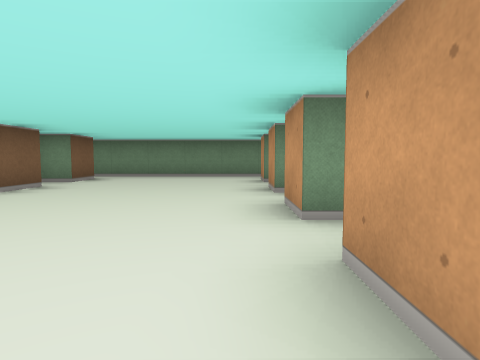
[1] (above)

14 first-person views from a walk through a cub3D level. The camera is about half as high as the walls, tilts 4° down and sees 75° across. The floor is counted in squares. Each view is taken from the middle of a square. On the plan, view 1 faces up. The plan holds only what a view shows up to about 9 squares ahead; the rest is blank. The place goes on beyond the plan.

[2]
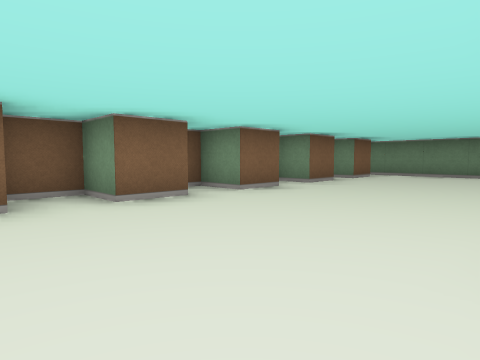

[3]
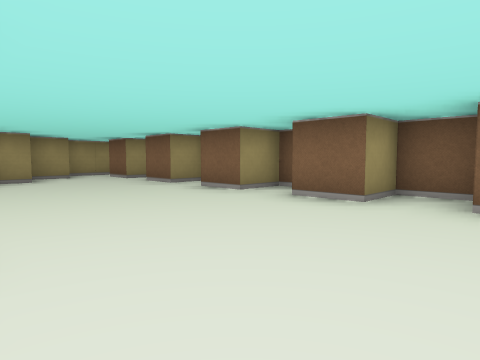

[4]
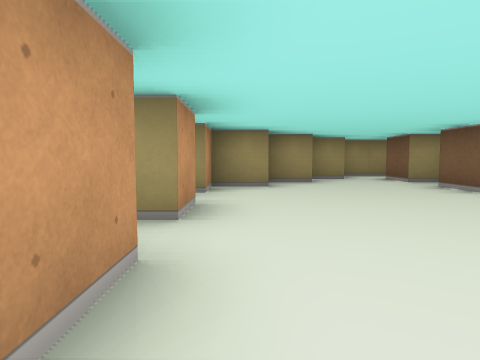

[5]
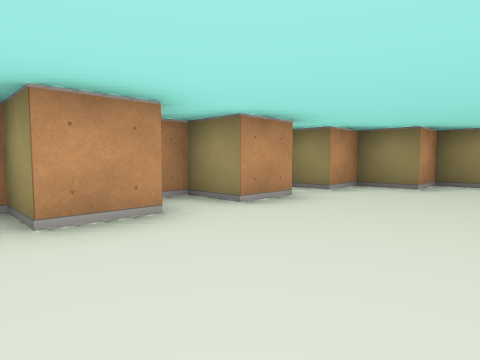

[6]
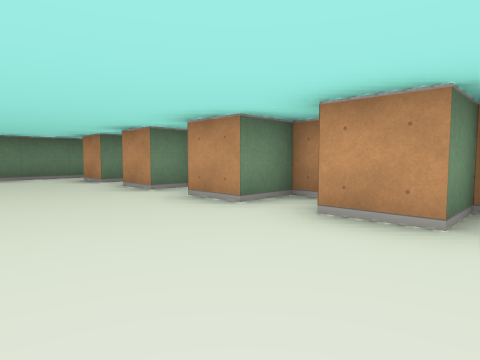

[7]
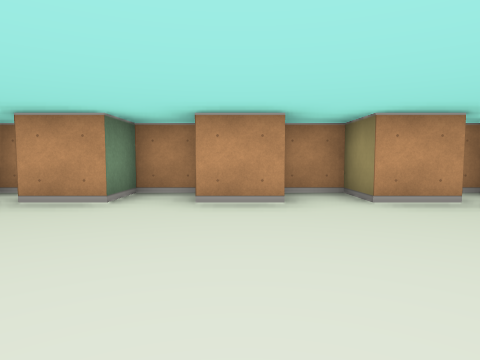

[8]
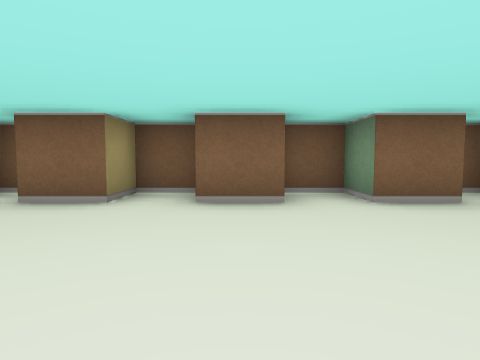

[9]
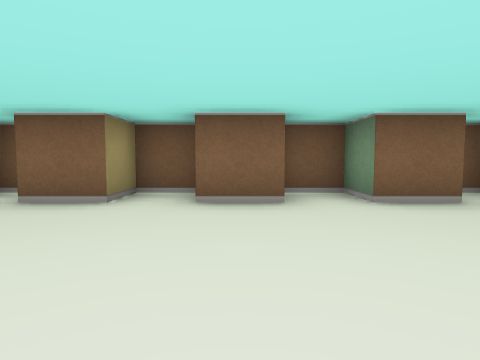

[10]
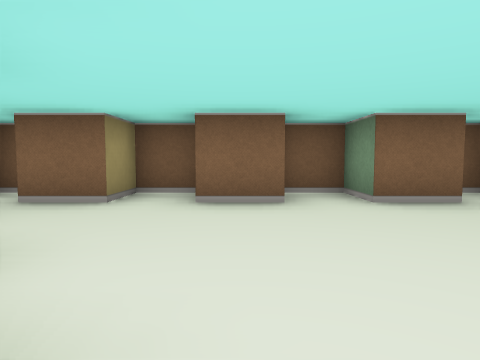

[11]
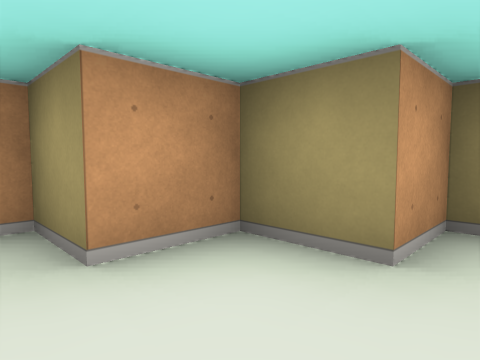

[12]
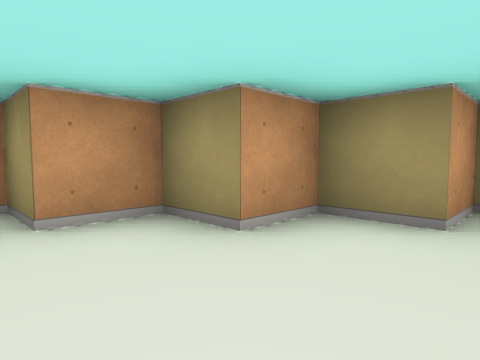

[13]
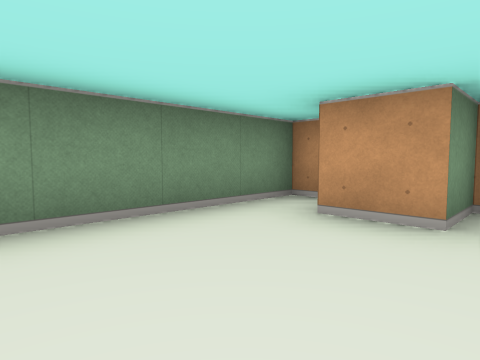

[14]
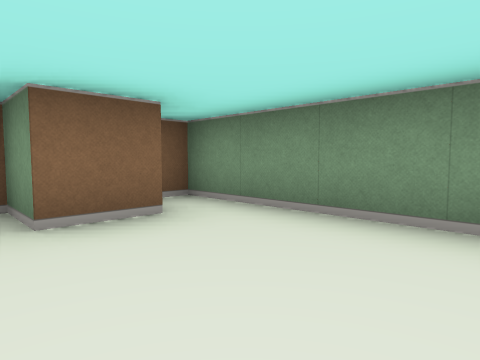

### Floor plan
Points are (right, up) in squares from view 1. A wall is a line through its corners. A room is listed if a view was taken in it or the views show most of it. See-through windows are left out.
Room 1 (views 1, 2, 3, 4, 5, 6, 7, 8, 9, 10, 11, 12, 13, 14)
walls: (-3.5, 3.6) (-3.5, 2.5) (-4.5, 2.5) (-4.5, 1.5) (-3.5, 1.5) (-3.5, 0.5) (-4.5, 0.5) (-4.5, -0.5) (-3.5, -0.5) (-3.5, -1.5) (-4.5, -1.5) (-4.5, -2.5) (-3.5, -2.5) (-3.5, -3.5) (-4.5, -3.5) (-4.5, -4.5) (-3.5, -4.5) (-3.5, -5.5); (0.5, -1.6) (0.5, -0.5) (1.5, -0.5) (1.5, 0.5) (0.5, 0.5) (0.5, 1.5) (1.5, 1.5) (1.5, 2.5) (0.5, 2.5) (0.5, 3.5); (1.5, 3.6) (1.5, 4.5) (0.5, 4.5) (0.5, 5.5); (-3.5, 5.6) (-3.5, 4.5) (-4.5, 4.5) (-4.5, 3.6); (0.5, -3.6) (0.5, -2.5) (1.5, -2.5) (1.5, -2); (1.6, 6.5) (0.5, 6.5) (0.5, 7.5); (-3.5, 7.6) (-3.5, 6.5) (-4.5, 6.5) (-4.5, 6.1); (-4.5, -5.6) (-4.5, -6.5) (-3.5, -6.5) (-3.5, -7.5); (1.5, 8) (1.5, 8.5) (-4.5, 8.5) (-4.5, 8); (-4, -8.5) (-2.5, -8.5) (-2.5, -7.5) (-1.5, -7.5) (-1.5, -6.5) (-0.5, -6.5) (-0.5, -5.5) (0.5, -5.5) (0.5, -4.5) (1.5, -4.5)

Where each view was taken, in squares from view 1:
view 1: 0 up, 0 right, facing up
view 2: 1 down, 0 right, facing up-left
view 3: 1 up, 0 right, facing down-left
view 4: 0 up, 0 right, facing down
view 5: 0 up, 2 left, facing down-right
view 6: 0 up, 2 left, facing up-right
view 7: 3 up, 3 left, facing right
view 8: 3 up, 0 right, facing left
view 9: 3 down, 0 right, facing left
view 10: 5 down, 0 right, facing left
view 11: 4 down, 1 left, facing down-right
view 12: 5 down, 3 left, facing down-right
view 13: 6 up, 2 left, facing up-right
view 14: 6 up, 1 left, facing up-left
